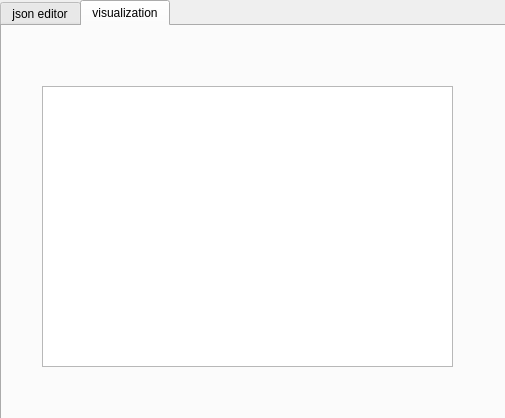
<?xml version="1.0" encoding="UTF-8"?>
<ui version="4.0">
 <class>MainWindow</class>
 <widget class="QMainWindow" name="MainWindow">
  <property name="geometry">
   <rect>
    <x>0</x>
    <y>0</y>
    <width>505</width>
    <height>418</height>
   </rect>
  </property>
  <property name="windowTitle">
   <string>MainWindow</string>
  </property>
  <widget class="QWidget" name="centralwidget">
   <widget class="QTabWidget" name="tabWidget">
    <property name="geometry">
     <rect>
      <x>0</x>
      <y>0</y>
      <width>511</width>
      <height>421</height>
     </rect>
    </property>
    <property name="currentIndex">
     <number>1</number>
    </property>
    <widget class="QWidget" name="tab">
     <attribute name="title">
      <string>json editor</string>
     </attribute>
     <widget class="QTreeWidget" name="QtreeDirs">
      <property name="geometry">
       <rect>
        <x>0</x>
        <y>0</y>
        <width>499</width>
        <height>158</height>
       </rect>
      </property>
      <property name="autoFillBackground">
       <bool>false</bool>
      </property>
      <property name="animated">
       <bool>true</bool>
      </property>
      <column>
       <property name="text">
        <string>Name</string>
       </property>
      </column>
      <column>
       <property name="text">
        <string>Type</string>
       </property>
      </column>
     </widget>
     <widget class="QTreeWidget" name="qtreeJson">
      <property name="geometry">
       <rect>
        <x>0</x>
        <y>190</y>
        <width>501</width>
        <height>171</height>
       </rect>
      </property>
      <property name="autoFillBackground">
       <bool>false</bool>
      </property>
      <property name="selectionMode">
       <enum>QAbstractItemView::NoSelection</enum>
      </property>
      <property name="animated">
       <bool>true</bool>
      </property>
      <property name="headerHidden">
       <bool>false</bool>
      </property>
      <column>
       <property name="text">
        <string>key</string>
       </property>
      </column>
      <column>
       <property name="text">
        <string>value</string>
       </property>
      </column>
     </widget>
     <widget class="QPushButton" name="update_btn">
      <property name="geometry">
       <rect>
        <x>430</x>
        <y>160</y>
        <width>71</width>
        <height>23</height>
       </rect>
      </property>
      <property name="text">
       <string>Update Tree</string>
      </property>
     </widget>
     <widget class="QPushButton" name="saveFile_btn">
      <property name="geometry">
       <rect>
        <x>450</x>
        <y>370</y>
        <width>51</width>
        <height>23</height>
       </rect>
      </property>
      <property name="text">
       <string>Save</string>
      </property>
     </widget>
     <widget class="QPushButton" name="reload_btn">
      <property name="geometry">
       <rect>
        <x>0</x>
        <y>370</y>
        <width>61</width>
        <height>23</height>
       </rect>
      </property>
      <property name="text">
       <string>Reload</string>
      </property>
     </widget>
    </widget>
    <widget class="QWidget" name="tab_2">
     <attribute name="title">
      <string>visualization</string>
     </attribute>
     <widget class="QWidget" name="gridLayoutWidget">
      <property name="geometry">
       <rect>
        <x>40</x>
        <y>60</y>
        <width>411</width>
        <height>281</height>
       </rect>
      </property>
      <layout class="QGridLayout" name="gridLayout">
       <item row="0" column="0">
        <widget class="QGraphicsView" name="graphicsView"/>
       </item>
      </layout>
     </widget>
    </widget>
   </widget>
  </widget>
 </widget>
 <resources/>
 <connections/>
</ui>
